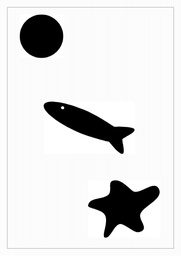
#> input picture Assign1_Blob_Statistic/DEMO_circle_fish_star_01.jpg, 181 x 256 px, shrunk from 826 x 1169 before the run
$ python test1.py
#> lines starting #> are read from the running program, lines starting #| are printed output that depends on the picture; after the words box and inside, x2 and y2 are one past the last pixel; in counts of white or black regions, pixels touching at a corner belong together
import cv2 as cv
import numpy as np
from matplotlib import pyplot as plt

def connect4(binary_grid,num_array,x,y,equilavent):
    # check if the box should have a number first
    num=0
    if(binary_grid[y][x]==0):
        directions = [[-1,0],[0,-1],[-1,-1],[1,-1],[-1,1],[1,1],[1,0],[0,1]] # check for top cell first, then left cell for number

        joint_bool = False
        for dx, dy in directions:
            x_new, y_new = x + dx, y + dy

            if 0 <= x_new < binary_grid.shape[1] and 0 <= y_new < binary_grid.shape[0]:
                if num_array[y_new][x_new] != 0:
                    joint_bool=True
                    if(num==0):
                        num = num_array[y_new][x_new]
                    elif(num!=num_array[y_new][x_new]):
                        if [num, num_array[y_new][x_new]] not in equilavent:
                            equilavent.append([num, num_array[y_new][x_new]])


        if joint_bool ==True:
            return num
        else:
            return np.max(np.max(num_array))+1

    # when box is block, no number should be entered
    else:
        return 0


# frame = cv.imread('DEMO_components_02.png', cv.IMREAD_GRAYSCALE)
frame = cv.imread('DEMO_circle_fish_star_01.jpg', cv.IMREAD_GRAYSCALE)
#> frame is the input picture: shape (256, 181); min 0, max 255, mean 222.6
# print(frame)
# frame = np.array([[1, 1, 0, 1, 1, 1, 0, 1],
#                   [1, 1, 0, 1, 0, 1, 0, 1],
#                   [1, 1, 1, 1, 0, 0, 0, 1],
#                   [0, 0, 0, 0, 0, 0, 0, 1],
#                   [1, 1, 1, 1, 0, 1, 0, 1],
#                   [0, 0, 0, 1, 0, 1, 0, 1],
#                   [1, 1, 1, 1, 0, 0, 0, 1],
#                   [1, 1, 1, 1, 0, 1, 1, 1],
#                   [1, 1, 0, 0, 0, 0, 0, 1]]
#                  )

# print(frame)


assert frame is not None, "file could not be read, check with os.path.exists()"
ret,binaryFrame = cv.threshold(frame,175,255,cv.THRESH_BINARY)
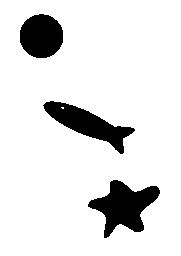
#> binaryFrame: shape (256, 181); 88.4% white; 3 black regions, box (x1, y1, x2, y2) and area: (88, 180, 160, 238) 2076, (43, 101, 135, 154) 1800, (20, 14, 63, 58) 1508
binaryFrame=binaryFrame/255

# cv.imshow("Frame", binaryFrame)
# cv.waitKey(0)


# binaryFrame = binaryFrame[0:360][0:360]
cv.imshow("Frame", binaryFrame)
cv.waitKey(0)

# binaryFrame = frame

##########################################################################################################################################
num_array = np.zeros((binaryFrame.shape[0], binaryFrame.shape[1]))
equilavent=[]

# first pass
for y in range(binaryFrame.shape[0]):
    for x in range(binaryFrame.shape[1]):
        num_array[y][x] = connect4(binaryFrame,num_array,x=x,y=y,equilavent=equilavent)
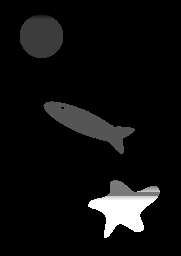
#> num_array: shape (256, 181) float64; min 0, max 21, mean 1.3; drawn with min black and max white

# print(num_array)
# print(equilavent)


# second pass, replace temporary labels with equilavent labels
for i in equilavent:
    num_array=np.where(num_array == i[0], i[1], num_array)

# print(num_array)
# cv.imshow("Frame", num_array)
# cv.waitKey(0)

##########################################################################################################################################
labeled_image = num_array

classes = np.unique(labeled_image)
print(classes)
#| [ 0.  1.  2.  3.  4.  6.  8.  9. 10. 11. 12. 13. 14. 15. 17. 18. 19. 20.]

# Create a color map for different classes
num_classes = len(classes)
color_map = {label: plt.cm.tab10(i) for i, label in enumerate(classes)}

# Create an array of RGB colors based on the labeled image
colored_image = np.zeros((labeled_image.shape[0], labeled_image.shape[1], 3))
for i in range(labeled_image.shape[0]):
    for j in range(labeled_image.shape[1]):
        label = labeled_image[i, j]
        colored_image[i, j] = np.array(color_map[label][:3])  # Get the color for the label
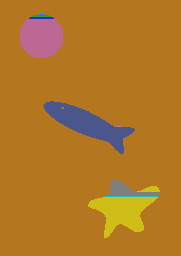
#> colored_image: shape (256, 181, 3) float64; mean of channels 0, 1, 2 0.156, 0.47, 0.691; drawn as B, G, R

# Plot the colored image
plt.imshow(colored_image)
plt.axis('off')  # Turn off axis
plt.show()
